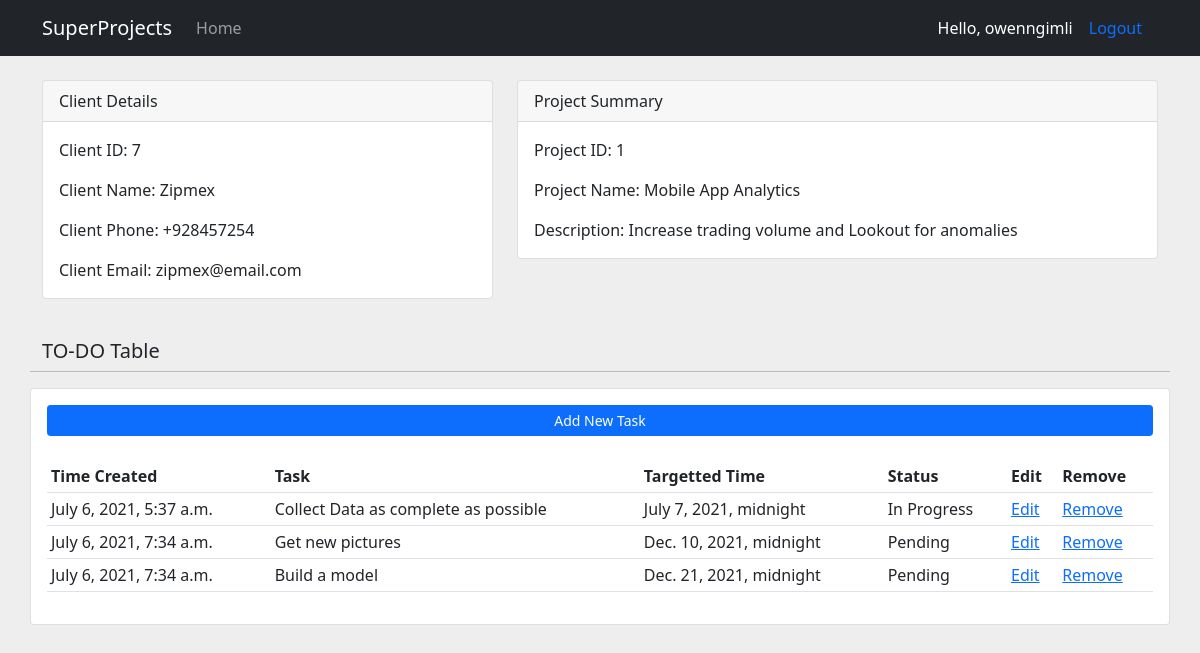
Before: /details/1/ (signed in) with the older database file.
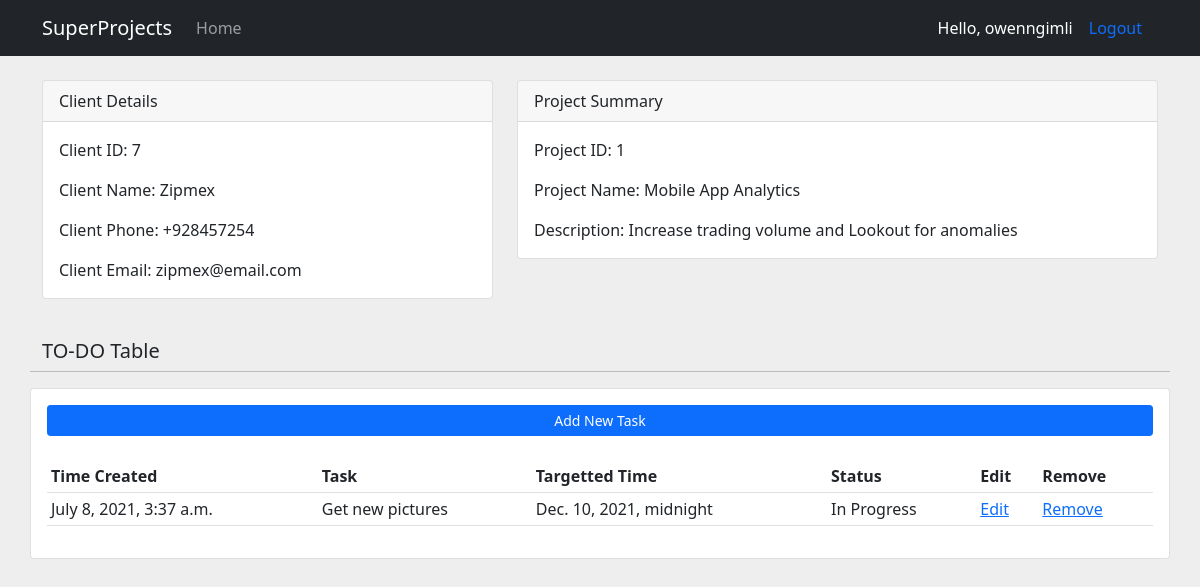
After: the same page with the newer database file.
### project/models.py (models this page shows, shortened)
class Client(models.Model):
    name = models.CharField(max_length=128, null=True)
    phone = models.CharField(max_length=20, null=True, blank=True)
    email = models.CharField(max_length=50, null=True)
    date_created = models.DateTimeField(auto_now_add=True) #auto_now is for future dates (e.g. modify date)

class Project(models.Model):
    STATUS = (
        ('Pending', 'Pending'),
        ('In Progress', 'In Progress'),
        ('Done', 'Done')
    )
    name = models.CharField(max_length=128)
    deadline = models.DateTimeField()
    date_created = models.DateTimeField(auto_now_add=True)
    description = models.TextField(max_length=128, null=True, blank=True)
    status = models.CharField(max_length=20, null=True, choices=STATUS)
    client = models.ForeignKey(Client, null=True, blank=True, on_delete=models.SET_NULL)

class Todolist(models.Model):
    STATUS = (
        ('Pending', 'Pending'),
        ('In Progress', 'In Progress'),
        ('Done', 'Done')
    )
    task = models.CharField(max_length=128, null=True)
    date_created = models.DateTimeField(auto_now_add=True)
    target_time = models.DateTimeField()
    status = models.CharField(max_length=20, null=True, choices=STATUS)
    project = models.ForeignKey(Project, null=True, on_delete=models.CASCADE)

### project/views.py (the view)
# urls.py: path('details/<str:pk_project>/', views.details, name='project'),
@login_required(login_url='login')
def details(request, pk_project):
    project = Project.objects.get(id=pk_project)
    client = project.client
    todolist = project.todolist_set.all()
    context = {
        "project": project,
        "client": client,
        "todolist": todolist
    }
    return render(request, 'project/details.html', context)

### project/templates/project/details.html
{% extends 'project/base.html' %}
{% block content %}
<br />
<div class="container">
  <div class="row">
    <div class="col-md-5">
      <div class="card mb-3">
        <div class="card-header">Client Details</div>
        <div class="card-body">
          <p class="card-text">Client ID: {{ client.id }}</p>
          <p class="card-text">Client Name: {{ client.name }}</p>
          <p class="card-text">Client Phone: {{ client.phone }}</p>
          <p class="card-text">Client Email: {{ client.email }}</p>
        </div>
      </div>
    </div>
    <div class="col-md-7">
      <div class="card mb-3">
        <div class="card-header">Project Summary</div>
        <div class="card-body">
          <p class="card-text">Project ID: {{ project.id }}</p>
          <p class="card-text">Project Name: {{ project.name }}</p>
          <p class="card-text">Description: {{ project.description }}</p>
        </div>
      </div>
    </div>
  </div>
  {% include 'project/todolist.html' %}
</div>
{% endblock %}

### project/templates/project/base.html (shortened to what this page needs)
{% load static %}
<!DOCTYPE html>
<html lang="en">
  <head>
    <link
      href="https://cdn.jsdelivr.net/npm/bootstrap@5.0.2/dist/css/bootstrap.min.css"
      rel="stylesheet"
    />
  </head>
  <body>
    {% include 'project/navbar.html' %}
    {% block content %} {% endblock %}
  </body>
</html>

### project/templates/project/navbar.html (shortened to what this page needs)
<nav class="navbar navbar-expand-lg navbar-dark bg-dark">
  <div class="container container-fluid">
    <a class="navbar-brand" href="#">SuperProjects</a>
    <div class="collapse navbar-collapse" id="navbarNav">
      <ul class="navbar-nav">
        <li class="nav-item">
          <a class="nav-link" href="{% url 'home' %}">Home</a>
        </li>
      </ul>
    </div>
    <span class="mr-3" style="color: white">Hello, {{ request.user }}</span>
    <span><a class="nav-link" href="{% url 'logout' %}">Logout</a></span>
  </div>
</nav>

### project/templates/project/todolist.html
<br />
<div class="row">
  <h5>TO-DO Table</h5>
  <hr />
  <div class="card card-body">
    <a
      class="btn btn-primary btn-sm btn-block"
      href="{% url 'create_task' project.id %}"
      >Add New Task</a
    >
    <br />
    <table class="table table-sm">
      <tr>
        <th>Time Created</th>
        <th>Task</th>
        <th>Targetted Time</th>
        <th>Status</th>
        <th>Edit</th>
        <th>Remove</th>
      </tr>
      {% for todo in todolist %}
      <tr>
        <td>{{ todo.date_created }}</td>
        <td>{{ todo.task }}</td>
        <td>{{ todo.target_time }}</td>
        <td>{{ todo.status }}</td>
        <td><a href="{% url 'update_task' todo.id %}">Edit</a></td>
        <td><a href="{% url 'delete_task' todo.id %}">Remove</a></td>
      </tr>
      {% endfor %}
    </table>
  </div>
</div>

### project/templates/project/base.html (style rules this page uses)
body { background-color: #eee; }

Changed rows visible on the page:
removed Todolist: date_created "July 6, 2021, 5:37 a.m.", task "Collect Data as complete as possible", target_time "July 7, 2021, midnight", status "In Progress"
removed Todolist: date_created "July 6, 2021, 7:34 a.m.", task "Get new pictures", target_time "Dec. 10, 2021, midnight", status "Pending"
removed Todolist: date_created "July 6, 2021, 7:34 a.m.", task "Build a model", target_time "Dec. 21, 2021, midnight", status "Pending"
added Todolist: date_created "July 8, 2021, 3:37 a.m.", task "Get new pictures", target_time "Dec. 10, 2021, midnight", status "In Progress"
